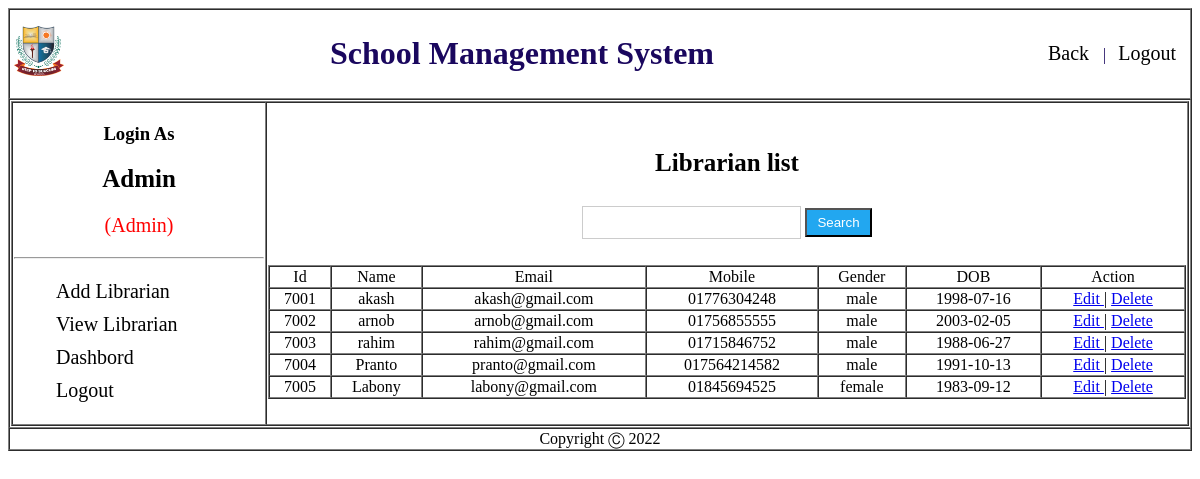
The app's page /Admin/view/viewLibrarian.php (signed in) with its own data.
### tables this page shows
CREATE TABLE `librarian` (
  `slno` int(11) NOT NULL,
  `id` varchar(4) NOT NULL,
  `name` varchar(70) NOT NULL,
  `email` varchar(70) NOT NULL,
  `mobile` varchar(70) NOT NULL,
  `gender` varchar(70) NOT NULL,
  `dob` varchar(10) NOT NULL,
  `password` varchar(70) NOT NULL
);

### Admin/Model/librarianModel.php (called while the page is built, shortened)
<?php
function allUserList(){
    $conn = getConnection();
    $sql = "select * from librarian";
    $result = mysqli_query($conn, $sql);
    $users =[];
		while($row = mysqli_fetch_assoc($result)){
			array_push($users, $row);
		}
		return $users;
}
?>

### Admin/View/viewLibrarian.php (the view, shortened to what this page needs)
<?php
	include('header.php');
	include_once('../model/librarianModel.php');
	$UsersList = allUserList();
?>
<div id="sidebar" class="">
                <ul>
                  <li><a href="addLibrarian.php">Add Librarian</a></li>
                  <li><a href="viewLibrarian.php">View Librarian</a></li>
                  <li><a href="dashboard.php">Dashbord</a></li>
                  <li><a href="../Controller/logout.php">Logout</a></li>
                </ul>
							</div>
              </td>
              <td>
                <center><h2>Librarian list</h2>
									<input type="text" name="name" id="name" onkeyup="ajax()" />
									<input type="button" name="" value="Search">
								</center>
								<br>
								<div id="myh1" class="">
								<?php
								echo "<table border = 1 width='100%' cellspacing = 0  >
								<tr align = 'center'>
										<td>Id</td>
										<td>Name</td>
										<td>Email</td>
										<td>Mobile</td>
										<td>Gender</td>
										<td>DOB</td>
										<td>Action</td>
								</tr>";
								for($i = 0; $i<count($UsersList); $i++){
										echo "<tr align = 'center'>
										<td>{$UsersList[$i]['id']}</td>
										<td>{$UsersList[$i]['name']}</td>
										<td>{$UsersList[$i]['email']}</td>
										<td>{$UsersList[$i]['mobile']}</td>
										<td>{$UsersList[$i]['gender']}</td>
										<td>{$UsersList[$i]['dob']}</td>
										<td> <a href='editLibrarian.php?id={$UsersList[$i]['id']}'> Edit </a> | <a href='deleteLibrarian.php?id={$UsersList[$i]['id']}'> Delete </a>  </td>
								</tr>";
								}
								echo "</table>";
								?>
								</div>
              </td>
            </tr>
          </table>
        </td>
      </tr>
    <?php include('footer.php'); ?>

### Admin/Style/sidebar.css (style rules this page uses)
#navigation h2 { font-size: 25px; text-align: center; }
#sidebar ul li { list-style-type: none; font-size: 20px; padding: 5px 2px; }
#sidebar ul li:last-child { border-bottom: 0; }
#sidebar ul li a { text-decoration: none; color: #000; }
input[type=button] { background-color: #22A7F0; width: auto; color: white; padding: 5px 10px; cursor: pointer; }
input[type=text],input[type=email], input[type=password] { padding: 8px 20px; margin: 8px 0; display: inline-block; border: 1px solid #ccc; box-sizing: border-box; }

### records on screen
librarian: id "7001", name "akash", email "akash@gmail.com", mobile "01776304248", gender "male", dob "1998-07-16"
librarian: id "7002", name "arnob", email "arnob@gmail.com", mobile "01756855555", gender "male", dob "2003-02-05"
librarian: id "7003", name "rahim", email "rahim@gmail.com", mobile "01715846752", gender "male", dob "1988-06-27"
librarian: id "7004", name "Pranto", email "pranto@gmail.com", mobile "017564214582", gender "male", dob "1991-10-13"
librarian: id "7005", name "Labony", email "labony@gmail.com", mobile "01845694525", gender "female", dob "1983-09-12"

### other values on screen
$_COOKIE['name'] "Admin"
